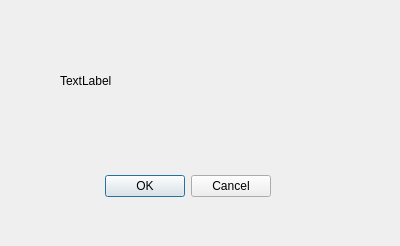
<?xml version="1.0" encoding="UTF-8"?>
<ui version="4.0">
 <class>errorWindow</class>
 <widget class="QDialog" name="errorWindow">
  <property name="geometry">
   <rect>
    <x>0</x>
    <y>0</y>
    <width>400</width>
    <height>246</height>
   </rect>
  </property>
  <property name="windowTitle">
   <string>Dialog</string>
  </property>
  <widget class="QDialogButtonBox" name="buttonBox">
   <property name="geometry">
    <rect>
     <x>-70</x>
     <y>170</y>
     <width>341</width>
     <height>32</height>
    </rect>
   </property>
   <property name="orientation">
    <enum>Qt::Horizontal</enum>
   </property>
   <property name="standardButtons">
    <set>QDialogButtonBox::Cancel|QDialogButtonBox::Ok</set>
   </property>
  </widget>
  <widget class="QLabel" name="label">
   <property name="geometry">
    <rect>
     <x>60</x>
     <y>60</y>
     <width>281</width>
     <height>41</height>
    </rect>
   </property>
   <property name="text">
    <string>TextLabel</string>
   </property>
  </widget>
 </widget>
 <resources/>
 <connections>
  <connection>
   <sender>buttonBox</sender>
   <signal>accepted()</signal>
   <receiver>errorWindow</receiver>
   <slot>accept()</slot>
   <hints>
    <hint type="sourcelabel">
     <x>248</x>
     <y>254</y>
    </hint>
    <hint type="destinationlabel">
     <x>157</x>
     <y>274</y>
    </hint>
   </hints>
  </connection>
  <connection>
   <sender>buttonBox</sender>
   <signal>rejected()</signal>
   <receiver>errorWindow</receiver>
   <slot>reject()</slot>
   <hints>
    <hint type="sourcelabel">
     <x>316</x>
     <y>260</y>
    </hint>
    <hint type="destinationlabel">
     <x>286</x>
     <y>274</y>
    </hint>
   </hints>
  </connection>
 </connections>
</ui>
